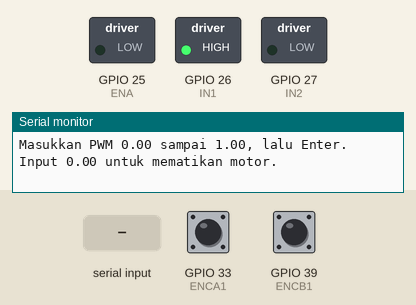
The sketch below on a simulated ESP32. Parts: switched loads named in the sketch (green lamp = pin HIGH), the last lines printed to the serial monitor. The test bench sets the inputs (shaded band); at power-on: GPIO 33 (ENCA1) HIGH, GPIO 39 (ENCB1) HIGH.

Above: at 1.2 s.
1.3 s: "1\n" received over Serial
At 2.1 s:
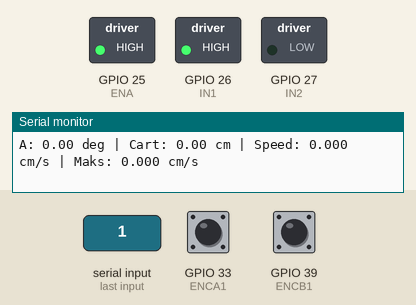
3.8 s: "0\n" received over Serial
5.3 s: "2\n" received over Serial
Timing chart, 0 to 8.3 s (numbered marks = the images above; inputs shaded):
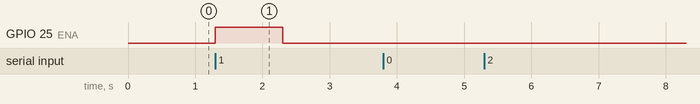

Measured:
- after the input at 1.3 s, GPIO 25 (ENA): LOW → HIGH at once, → LOW 1.0 s later

The sketch:

peak_speed.ino
```cpp
#include <Arduino.h>
#include <stdlib.h>
#include <math.h>

// ================= PIN ENCODER =================
constexpr int ENCB2 = 36;
constexpr int ENCB1 = 39;
constexpr int ENCA2 = 32;
constexpr int ENCA1 = 33;

constexpr float COUNT_PER_REV_A = 1000.0f;
constexpr float COUNT_PER_REV_B = 600.0f;

// Konversi sesuai kalibrasimu.
constexpr float CM_PER_DEG = 27.5f / 981.84f;
constexpr float CM_PER_COUNT_B =
    (360.0f / COUNT_PER_REV_B) * CM_PER_DEG;

volatile int32_t posisiA = 0;
volatile int32_t posisiB = 0;

// ================= PIN MOTOR =================
constexpr int ENA = 25;
constexpr int IN1 = 26;
constexpr int IN2 = 27;

// ================= PENGUKURAN =================
constexpr unsigned long DURASI_MOTOR = 1000;
constexpr unsigned long INTERVAL_SAMPEL = 100;

bool motorAktif = false;
unsigned long waktuMulai = 0;
unsigned long waktuSampel = 0;

int32_t posisiBTerakhir = 0;
float kecepatanMaks = 0.0f;

String barisSerial = "";

// ================= INTERRUPT =================
void ARDUINO_ISR_ATTR bacaEncoderA() {
  if (digitalRead(ENCA2) == HIGH) {
    posisiA++;
  } else {
    posisiA--;
  }
}

void ARDUINO_ISR_ATTR bacaEncoderB() {
  if (digitalRead(ENCB2) == HIGH) {
    posisiB++;
  } else {
    posisiB--;
  }
}

// Ambil salinan hitungan encoder.
void ambilPosisi(int32_t &a, int32_t &b) {
  noInterrupts();
  a = posisiA;
  b = posisiB;
  interrupts();
}

// ================= INPUT PWM =================
void prosesPerintah(String input) {
  input.trim();

  if (input.length() == 0) return;

  char *akhir;
  float pwm = strtof(input.c_str(), &akhir);

  if (akhir == input.c_str() ||
      *akhir != '\0' ||
      !(pwm >= 0.0f && pwm <= 1.0f)) {
    Serial.println("Input salah. Masukkan PWM 0.00 sampai 1.00.");
    return;
  }

  int duty = (int)(pwm * 255.0f + 0.5f);

  if (duty == 0) {
    analogWrite(ENA, 0);

    if (motorAktif) {
      Serial.printf("Pengukuran dihentikan. Maks: %.3f cm/s\n",
                    kecepatanMaks);
    }

    motorAktif = false;
    Serial.println("Motor dimatikan.");
    return;
  }

  // Mulai pengukuran baru; posisi encoder tidak direset.
  int32_t a, b;
  ambilPosisi(a, b);

  posisiBTerakhir = b;
  kecepatanMaks = 0.0f;

  waktuMulai = millis();
  waktuSampel = waktuMulai;
  motorAktif = true;

  analogWrite(ENA, duty);

  Serial.printf("\nMulai: PWM %.2f | Duty %d/255 | Durasi 1 detik\n",
                pwm, duty);
}

// ================= SETUP =================
void setup() {
  Serial.begin(115200);

  pinMode(ENA, OUTPUT);
  digitalWrite(ENA, LOW);

  pinMode(IN1, OUTPUT);
  pinMode(IN2, OUTPUT);

  digitalWrite(IN1, HIGH);
  digitalWrite(IN2, LOW);
  analogWrite(ENA, 0);

  pinMode(ENCA1, INPUT);
  pinMode(ENCA2, INPUT);
  pinMode(ENCB1, INPUT);
  pinMode(ENCB2, INPUT);

  attachInterrupt(ENCA1, bacaEncoderA, RISING);
  attachInterrupt(ENCB1, bacaEncoderB, RISING);

  Serial.println("Masukkan PWM 0.00 sampai 1.00, lalu Enter.");
  Serial.println("Input 0.00 untuk mematikan motor.");
}

// ================= LOOP =================
void loop() {
  unsigned long sekarang = millis();

  if (motorAktif) {
    bool selesai = sekarang - waktuMulai >= DURASI_MOTOR;

    // Putus daya sebelum mencetak hasil akhir.
    if (selesai) {
      analogWrite(ENA, 0);
    }

    unsigned long dt = sekarang - waktuSampel;

    if (dt >= INTERVAL_SAMPEL) {
      int32_t a, b;
      ambilPosisi(a, b);

      float sudutA = a * 360.0f / COUNT_PER_REV_A;
      float jarakCart = b * CM_PER_COUNT_B;

      float perubahanJarak =
          (b - posisiBTerakhir) * CM_PER_COUNT_B;

      // Nilai mutlak: besar kecepatan tanpa melihat arah.
      float kecepatan =
          fabsf(perubahanJarak) * 1000.0f / dt;

      if (kecepatan > kecepatanMaks) {
        kecepatanMaks = kecepatan;
      }

      posisiBTerakhir = b;
      waktuSampel = sekarang;

      Serial.printf(
          "A: %.2f deg | Cart: %.2f cm | Speed: %.3f cm/s"
          " | Maks: %.3f cm/s\n",
          sudutA, jarakCart, kecepatan, kecepatanMaks
      );
    }

    if (selesai) {
      motorAktif = false;

      Serial.printf(
          "SELESAI — kecepatan maksimum: %.3f cm/s\n\n",
          kecepatanMaks
      );
    }
  }

  // Baca serial tanpa delay atau menunggu satu baris.
  if (Serial.available() > 0) {
    char karakter = Serial.read();

    if (karakter == '\n') {
      prosesPerintah(barisSerial);
      barisSerial = "";
    } else if (karakter != '\r') {
      barisSerial += karakter;
    }
  }
}
```
